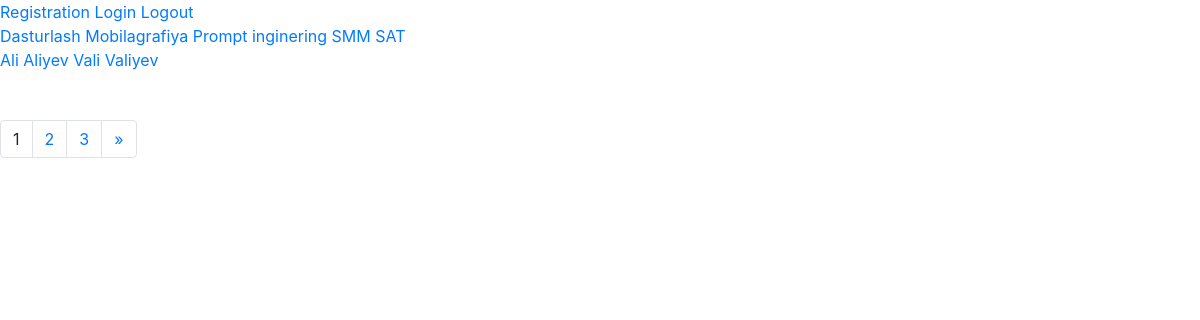
The page / on the database its author committed.
### main/models.py (models this page shows, shortened)
class Course(models.Model):
    name = models.CharField(max_length=200)
    description = models.TextField(blank=True, null=True)

class Student(models.Model):
    full_name = models.CharField(max_length=200)
    phone = models.TextField()
    course = models.ForeignKey(Course, on_delete=models.CASCADE)

### main/views.py (the view)
# urls.py: path('', index, name='index'),
def index(request):
    courses = Course.objects.all()
    students = Student.objects.all()
    p=Paginator(students, 2)
    page=p.page(request.GET.get('page', 1))
    context = {
        'courses': courses,
        'page':page
    }
    return render(request, 'main/index.html', context)

### templates/main/index.html (shortened to what this page needs)
{% extends 'base.html'%}
{% block main%}
    {% for student in page.object_list %}
<a href="{% url 'student_detail' student.id %}">{{student.full_name}}</a>
    {% endfor %}
{% endblock main %}
    {% block paginator %}
{% if page.has_other_pages %}
<div class="mt-5" style="display: flex; gap: 10px;">
<nav aria-label="Page navigation example">
  <ul class="pagination">
      {% for p_number in page.paginator.page_range %}
      {% if page.number == p_number %}
    <li class="page-item"><a class="page-link">{{p_number}}</a></li>
      {% else %}
    <li class="page-item"><a class="page-link" href="?page={{p_number}}">{{p_number}}</a></li>
      {% endif %}
      {% endfor %}
      {% if page.has_next %}
    <li class="page-item">
      <a class="page-link" href="?page={{ page.next_page_number }}" aria-label="Next">
        <span aria-hidden="true">&raquo;</span>
      </a>
    </li>
      {% endif %}
  </ul>
</nav>
</div>
{% endif %}
    {% endblock paginator %}

### templates/base.html (shortened to what this page needs)
<!DOCTYPE html>
<html lang="en">
<head>
   {% include 'boostrap/_style.html' %}
</head>
<body>
<div>
    <a href=" {% url 'register' %} ">Registration</a>
    <a href=" {% url 'login' %} ">Login</a>
    <a href=" {% url 'logout' %} ">Logout</a>
</div>
    {% for course in courses %}
    <h> <a href="{% url 'course_students' course.id %}">{{course.name}}</a>
    </h>
    {% endfor %}
<div>
    {% block main %}
    {% endblock main %}
</div>
<div>
    {% block paginator %}
    {% endblock paginator %}
</div>
{% include 'boostrap/_js.html' %}
</body>
</html>

### rows shown on the page
Course: name "Dasturlash"
Course: name "Mobilagrafiya"
Course: name "Prompt inginering"
Course: name "SMM"
Course: name "SAT"
Student: full_name "Ali Aliyev"
Student: full_name "Vali Valiyev"

### other values the page prints
{{ p_number }} "1"
{{ p_number }} "2" "3"
